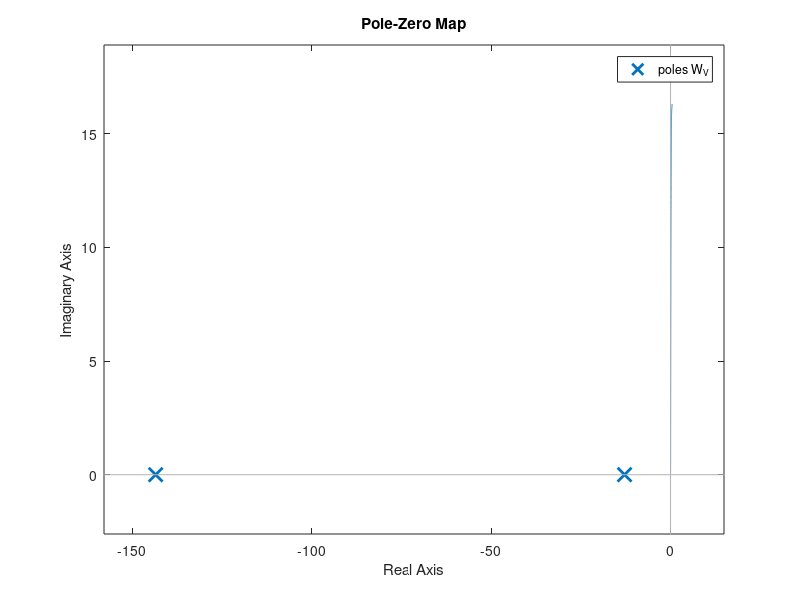

Recreate this plot in MATLAB.
% UNIDAD 3 - EJERCICIO 2
close all; clear all; clc

% 2.3) SIMULACION DE LA RESPUESTA AL ESCALON
%% Función de Transferencia del sistema:
s = tf('s');

W_V = 3000 / (s^2 + 156.25*s + 1837.5);
Vin = 10; % Voltaje de entrada

%% 1. Velocidad si Vin = 10;
% Aplicando el teorema del valor final w = 16.32 rad/seg
Vs = Vin / s
W = W_V * Vs

Wtinf = dcgain(s * W); % w = 16.32 rad/seg

% 2. Por simulación
step(Vin * W_V);
grid % w = 16.32 rad/seg


% OTRA FORMA: Para usar función lsim creamos escalón 10v
h = 1e-3;
t = 0:h:0.5;
u = 10 * ones(size(t));
%u = 10 * ones(1, length(t));

plot(t, u,'o', 'linewidth', 2); grid on
lsim(W_V, u, t); grid

% 2.4) DIBUJAR EL MAPA DE POLOS Y CEROS
pzmap(W_V);grid
disp('Terminado')
